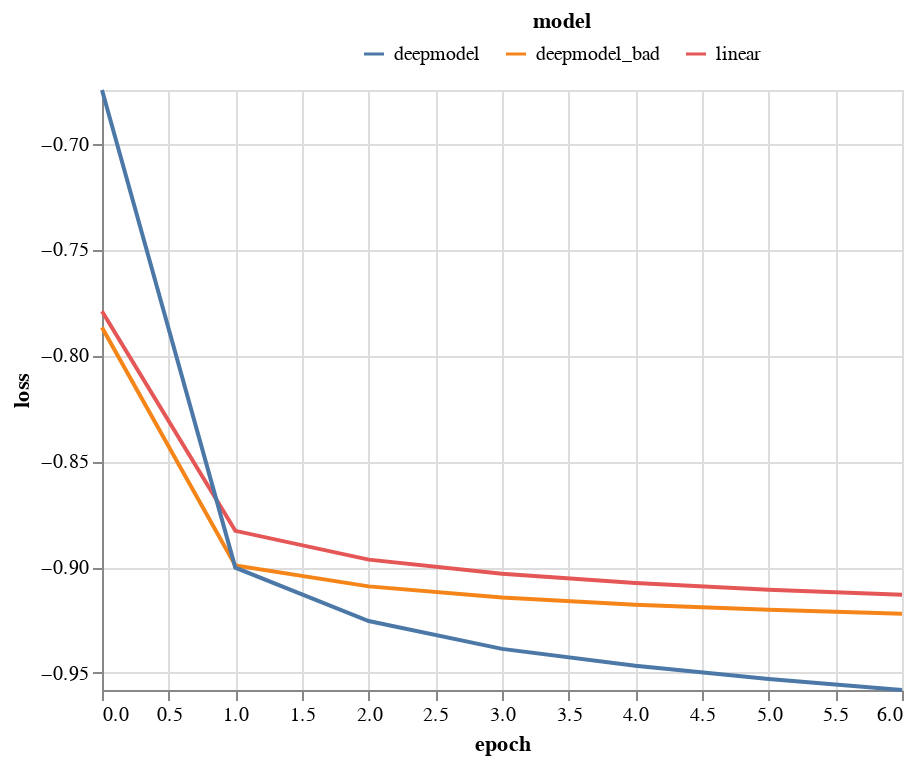

The notebook cell this image was saved under:
### Code cell
def show_loss_curve():
    data, mn, mx = get_data()
    return (
        alt.Chart(data)
        .mark_line()
        .encode(
            x=alt.X('epoch'), 
            y=alt.Y("loss", scale=alt.Scale(domain=[mn, mx])), 
            color=alt.Color(
                'model', 
                legend=alt.Legend(
                orient='none',
                legendX=130, legendY=-40,
                direction='horizontal',
                titleAnchor='middle')
            )
        )
    )

show_loss_curve()

### Figure 1 — Vega-Lite specification as saved in the notebook (floating-point values rounded to 4 significant figures)
{"config": {"view": {"continuousWidth": 400, "continuousHeight": 300}}, "data": {"name": "data-3fc8852bc2488d0b9e6718b82e57f91e"}, "mark": "line", "encoding": {"color": {"field": "model", "legend": {"direction": "horizontal", "legendX": 130, "legendY": -40, "orient": "none", "titleAnchor": "middle"}, "type": "nominal"}, "x": {"field": "epoch", "type": "quantitative"}, "y": {"field": "loss", "scale": {"domain": [-0.958, -0.6747]}, "type": "quantitative"}}, "$schema": "https://vega.github.io/schema/vega-lite/v4.17.0.json", "datasets": {"data-3fc8852bc2488d0b9e6718b82e57f91e": [{"model": "linear", "metric": "loss", "loss": -0.7792, "epoch": 0}, {"model": "linear", "metric": "loss", "loss": -0.8829, "epoch": 1}, {"model": "linear", "metric": "loss", "loss": -0.8965, "epoch": 2}, {"model": "linear", "metric": "loss", "loss": -0.9031, "epoch": 3}, {"model": "linear", "metric": "loss", "loss": -0.9075, "epoch": 4}, {"model": "linear", "metric": "loss", "loss": -0.9106, "epoch": 5}, {"model": "linear", "metric": "loss", "loss": -0.9131, "epoch": 6}, {"model": "deepmodel_bad", "metric": "loss", "loss": -0.7869, "epoch": 0}, {"model": "deepmodel_bad", "metric": "loss", "loss": -0.8992, "epoch": 1}, {"model": "deepmodel_bad", "metric": "loss", "loss": -0.9091, "epoch": 2}, {"model": "deepmodel_bad", "metric": "loss", "loss": -0.9143, "epoch": 3}, {"model": "deepmodel_bad", "metric": "loss", "loss": -0.9178, "epoch": 4}, {"model": "deepmodel_bad", "metric": "loss", "loss": -0.9201, "epoch": 5}, {"model": "deepmodel_bad", "metric": "loss", "loss": -0.922, "epoch": 6}, {"model": "deepmodel", "metric": "loss", "loss": -0.6747, "epoch": 0}, {"model": "deepmodel", "metric": "loss", "loss": -0.9003, "epoch": 1}, {"model": "deepmodel", "metric": "loss", "loss": -0.9255, "epoch": 2}, {"model": "deepmodel", "metric": "loss", "loss": -0.9386, "epoch": 3}, {"model": "deepmodel", "metric": "loss", "loss": -0.9466, "epoch": 4}, {"model": "deepmodel", "metric": "loss", "loss": -0.9528, "epoch": 5}, {"model": "deepmodel", "metric": "loss", "loss": -0.958, "epoch": 6}]}}
